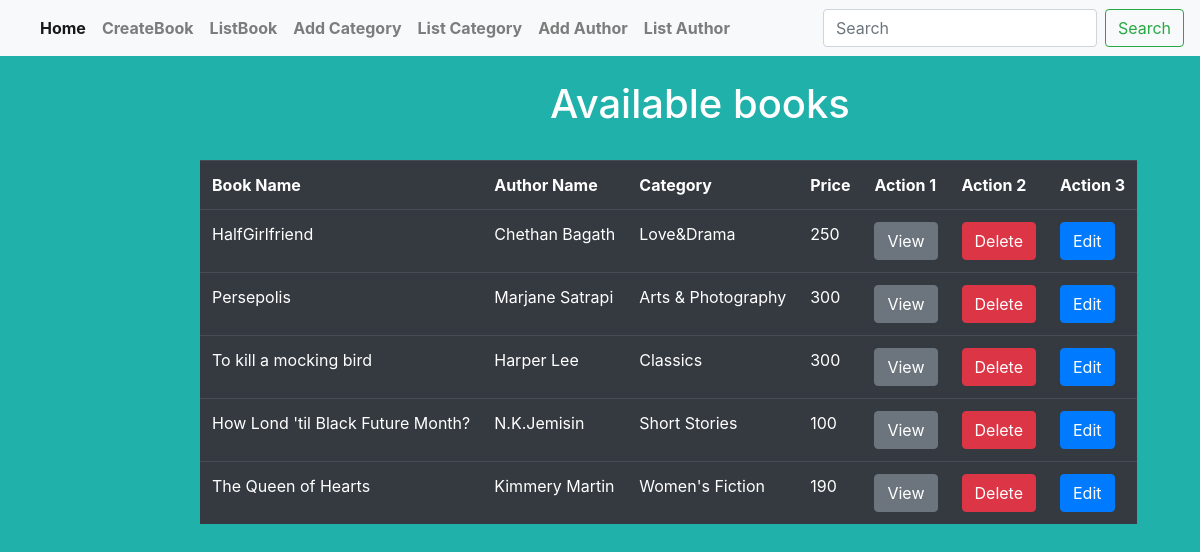
/vendor/listbooks/, run on the app's committed database.
### Vendor/models.py (models this page shows, shortened)
class Book(models.Model):
    book_name=models.CharField(max_length=200)
    category_name=models.ForeignKey(Category,on_delete=models.CASCADE)
    author_name=models.ForeignKey(Author,on_delete=models.CASCADE)
    price=models.IntegerField(default=50)
    pages=models.IntegerField(default=60)
    pub_date=models.DateField()

class Author(models.Model):
    author_name=models.CharField(max_length=200,unique=True)
    def __str__(self):
        return self.author_name

class Category(models.Model):
    category_name=models.CharField(max_length=200,unique=True)
    def __str__(self):
        return self.category_name

### Vendor/views.py (the view)
# urls.py: path('listbooks/',list_books,name='listbooks'),
def list_books(request):
    template_name='list_book.html'
    qs=Book.objects.all()
    context={}
    context["queryset"]=qs
    return render(request,template_name,context)

### Vendor/templates/list_book.html (shortened to what this page needs)
<!DOCTYPE html>
{% extends 'base.html' %}
{% block content %}
    <br>
    <h1 style="padding-left: 550px;color:white;">Available books</h1><br>
    <div class="container">
    <div class="row" style="padding-left: 170px">
    <form method="post">
    <table class="table table-dark">
    <tr>
        <th>Book Name</th>
        <th>Author Name</th>
        <th>Category</th>
        <th>Price</th>
        <th>Action 1</th>
        <th>Action 2</th>
        <th>Action 3</th>
    </tr>
    {% for book in queryset %}
        <tr>
        <td>{{ book.book_name }}</td>
        <td>{{ book.author_name }}</td>
            <td>{{ book.category_name }}</td>
        <td>{{ book.price}}</td>
        <td><a href="{% url 'viewbook' book.id %}" class="btn btn-secondary">View</a> </td>
        <td><a href="{% url 'deletebook' book.id %}" class="btn btn-danger">Delete</a> </td>
        <td><a href="{% url 'updatebook' book.id%}" class="btn btn-primary">Edit</a> </td>
        </tr>
        {% endfor %}
    </table>
    </form>
    </div>
    </div>
{% endblock %}

### data on the page
Book: book_name "HalfGirlfriend", author_name "Chethan Bagath", category_name "Love&Drama", price "250"
Book: book_name "Persepolis", author_name "Marjane Satrapi", category_name "Arts & Photography", price "300"
Book: book_name "To kill a mocking bird", author_name "Harper Lee", category_name "Classics", price "300"
Book: book_name "How Lond 'til Black Future Month?", author_name "N.K.Jemisin", category_name "Short Stories", price "100"
Book: book_name "The Queen of Hearts", author_name "Kimmery Martin", category_name "Women's Fiction", price "190"
